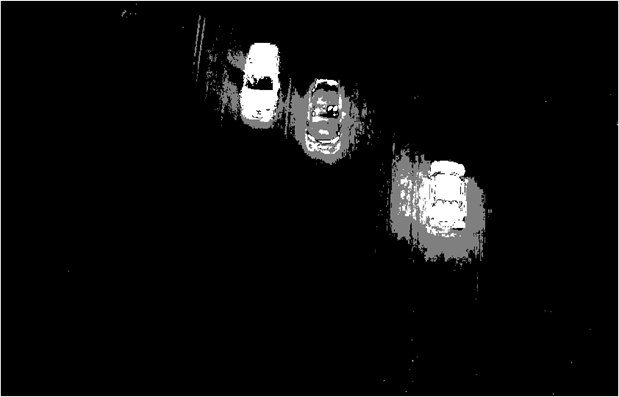
#> input picture carcount.png, 619 x 397 px
$ python part4a.py
#> lines starting #> are read from the running program, lines starting #| are printed output that depends on the picture; after the words box and inside, x2 and y2 are one past the last pixel; in counts of white or black regions, pixels touching at a corner belong together
import cv2
import numpy as np

img = cv2.imread("carcount.png")
#> img is the input picture: shape (397, 619, 3); min 0, max 255, mean 13
ret,thresh1 = cv2.threshold(img,127,255,cv2.THRESH_BINARY)
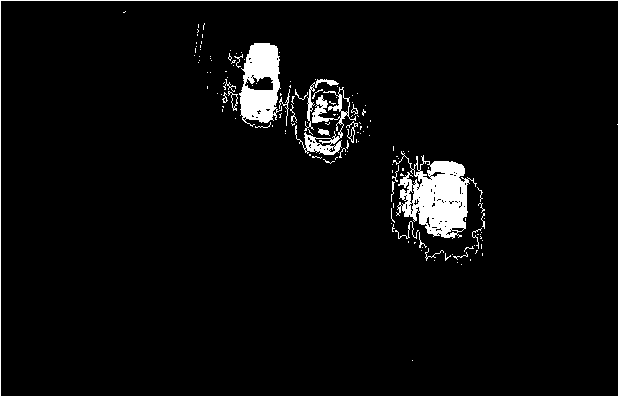
#> thresh1: shape (397, 619, 3); 4.3% white; 149 white regions (124 under 20 px), largest, box (x1, y1, x2, y2) and area: (393, 151, 477, 239) 3738, (239, 43, 282, 127) 2351, (0, 0, 619, 397) 2029

kernel = np.ones((3,3),np.uint8)

erosion = cv2.erode(img,kernel,iterations = 1)
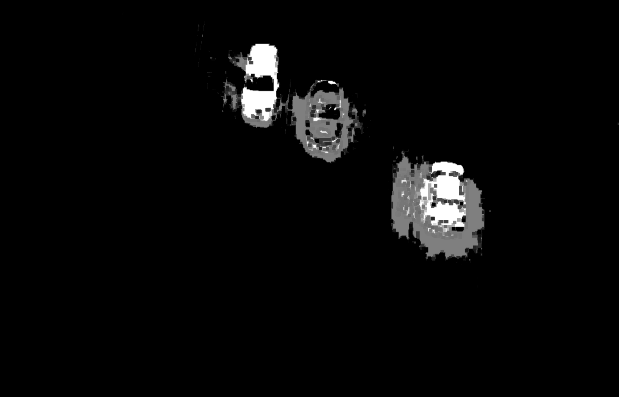
#> erosion: shape (397, 619, 3); min 0, max 255, mean 8.1

dilation = cv2.dilate(img,kernel,iterations = 1)
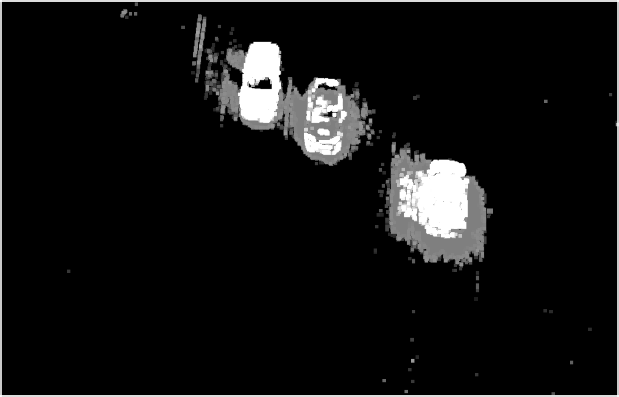
#> dilation: shape (397, 619, 3); min 0, max 255, mean 18.1

cv2.imwrite("erode.png",erosion)
cv2.imwrite("dilate.png",dilation)
